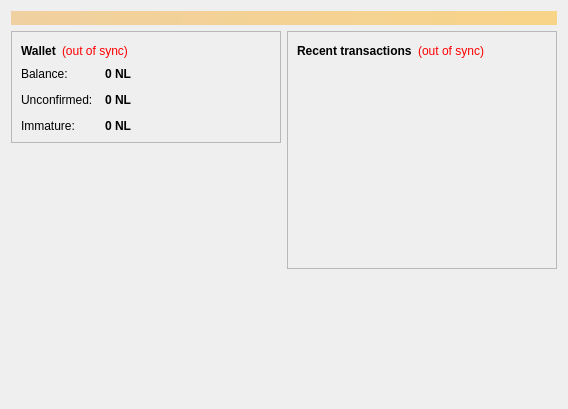
<?xml version="1.0" encoding="UTF-8"?>
<ui version="4.0">
 <class>OverviewPage</class>
 <widget class="QWidget" name="OverviewPage">
  <property name="geometry">
   <rect>
    <x>0</x>
    <y>0</y>
    <width>568</width>
    <height>409</height>
   </rect>
  </property>
  <property name="windowTitle">
   <string>Form</string>
  </property>
  <layout class="QVBoxLayout" name="topLayout">
   <item>
    <widget class="QLabel" name="labelAlerts">
     <property name="visible">
      <bool>false</bool>
     </property>
     <property name="styleSheet">
      <string notr="true">background-color: qlineargradient(x1: 0, y1: 0, x2: 1, y2: 0, stop:0 #F0D0A0, stop:1 #F8D488); color:#000000;</string>
     </property>
     <property name="wordWrap">
      <bool>true</bool>
     </property>
     <property name="margin">
      <number>3</number>
     </property>
    </widget>
   </item>
   <item>
    <layout class="QHBoxLayout" name="horizontalLayout" stretch="1,1">
     <item>
      <layout class="QVBoxLayout" name="verticalLayout_2">
       <item>
        <widget class="QFrame" name="frame">
         <property name="frameShape">
          <enum>QFrame::StyledPanel</enum>
         </property>
         <property name="frameShadow">
          <enum>QFrame::Raised</enum>
         </property>
         <layout class="QVBoxLayout" name="verticalLayout_4">
          <item>
           <layout class="QHBoxLayout" name="horizontalLayout_4">
            <item>
             <widget class="QLabel" name="label_5">
              <property name="font">
               <font>
                <weight>75</weight>
                <bold>true</bold>
               </font>
              </property>
              <property name="text">
               <string>Wallet</string>
              </property>
             </widget>
            </item>
            <item>
             <widget class="QLabel" name="labelWalletStatus">
              <property name="toolTip">
               <string>The displayed information may be out of date. Your wallet automatically synchronizes with the Nanolite network after a connection is established, but this process has not completed yet.</string>
              </property>
              <property name="styleSheet">
               <string notr="true">QLabel { color: red; }</string>
              </property>
              <property name="text">
               <string notr="true">(out of sync)</string>
              </property>
              <property name="alignment">
               <set>Qt::AlignLeading|Qt::AlignLeft|Qt::AlignVCenter</set>
              </property>
             </widget>
            </item>
            <item>
             <spacer name="horizontalSpacer_2">
              <property name="orientation">
               <enum>Qt::Horizontal</enum>
              </property>
              <property name="sizeHint" stdset="0">
               <size>
                <width>40</width>
                <height>20</height>
               </size>
              </property>
             </spacer>
            </item>
           </layout>
          </item>
          <item>
           <layout class="QFormLayout" name="formLayout_2">
            <property name="fieldGrowthPolicy">
             <enum>QFormLayout::AllNonFixedFieldsGrow</enum>
            </property>
            <property name="horizontalSpacing">
             <number>12</number>
            </property>
            <property name="verticalSpacing">
             <number>12</number>
            </property>
            <item row="0" column="0">
             <widget class="QLabel" name="label">
              <property name="text">
               <string>Balance:</string>
              </property>
             </widget>
            </item>
            <item row="0" column="1">
             <widget class="QLabel" name="labelBalance">
              <property name="font">
               <font>
                <weight>75</weight>
                <bold>true</bold>
               </font>
              </property>
              <property name="cursor">
               <cursorShape>IBeamCursor</cursorShape>
              </property>
              <property name="toolTip">
               <string>Your current balance</string>
              </property>
              <property name="text">
               <string notr="true">0 NL</string>
              </property>
              <property name="textInteractionFlags">
               <set>Qt::LinksAccessibleByMouse|Qt::TextSelectableByKeyboard|Qt::TextSelectableByMouse</set>
              </property>
             </widget>
            </item>
            <item row="1" column="0">
             <widget class="QLabel" name="label_3">
              <property name="text">
               <string>Unconfirmed:</string>
              </property>
             </widget>
            </item>
            <item row="1" column="1">
             <widget class="QLabel" name="labelUnconfirmed">
              <property name="font">
               <font>
                <weight>75</weight>
                <bold>true</bold>
               </font>
              </property>
              <property name="cursor">
               <cursorShape>IBeamCursor</cursorShape>
              </property>
              <property name="toolTip">
               <string>Total of transactions that have yet to be confirmed, and do not yet count toward the current balance</string>
              </property>
              <property name="text">
               <string notr="true">0 NL</string>
              </property>
              <property name="textInteractionFlags">
               <set>Qt::LinksAccessibleByMouse|Qt::TextSelectableByKeyboard|Qt::TextSelectableByMouse</set>
              </property>
             </widget>
            </item>
            <item row="2" column="0">
             <widget class="QLabel" name="labelImmatureText">
              <property name="text">
               <string>Immature:</string>
              </property>
             </widget>
            </item>
            <item row="2" column="1">
             <widget class="QLabel" name="labelImmature">
              <property name="font">
               <font>
                <weight>75</weight>
                <bold>true</bold>
               </font>
              </property>
              <property name="toolTip">
               <string>Mined balance that has not yet matured</string>
              </property>
              <property name="text">
               <string notr="true">0 NL</string>
              </property>
              <property name="textInteractionFlags">
               <set>Qt::LinksAccessibleByMouse|Qt::TextSelectableByKeyboard|Qt::TextSelectableByMouse</set>
              </property>
             </widget>
            </item>
           </layout>
          </item>
         </layout>
        </widget>
       </item>
       <item>
        <spacer name="verticalSpacer_3">
         <property name="orientation">
          <enum>Qt::Vertical</enum>
         </property>
         <property name="sizeHint" stdset="0">
          <size>
           <width>20</width>
           <height>40</height>
          </size>
         </property>
        </spacer>
       </item>
       <item>
        <widget class="QLabel" name="Wallet_logo">
         <property name="text">
          <string/>
         </property>
         <property name="pixmap">
          <pixmap resource="../bitcoin.qrc">:/images/wallet_logo</pixmap>
         </property>
         <property name="alignment">
          <set>Qt::AlignCenter</set>
         </property>
        </widget>
       </item>
       <item>
        <spacer name="verticalSpacer">
         <property name="orientation">
          <enum>Qt::Vertical</enum>
         </property>
         <property name="sizeHint" stdset="0">
          <size>
           <width>20</width>
           <height>40</height>
          </size>
         </property>
        </spacer>
       </item>
      </layout>
     </item>
     <item>
      <layout class="QVBoxLayout" name="verticalLayout_3">
       <item>
        <widget class="QFrame" name="frame_2">
         <property name="frameShape">
          <enum>QFrame::StyledPanel</enum>
         </property>
         <property name="frameShadow">
          <enum>QFrame::Raised</enum>
         </property>
         <layout class="QVBoxLayout" name="verticalLayout">
          <item>
           <layout class="QHBoxLayout" name="horizontalLayout_2">
            <item>
             <widget class="QLabel" name="label_4">
              <property name="text">
               <string>&lt;b&gt;Recent transactions&lt;/b&gt;</string>
              </property>
             </widget>
            </item>
            <item>
             <widget class="QLabel" name="labelTransactionsStatus">
              <property name="toolTip">
               <string>The displayed information may be out of date. Your wallet automatically synchronizes with the Nanolite network after a connection is established, but this process has not completed yet.</string>
              </property>
              <property name="styleSheet">
               <string notr="true">QLabel { color: red; }</string>
              </property>
              <property name="text">
               <string notr="true">(out of sync)</string>
              </property>
              <property name="alignment">
               <set>Qt::AlignRight|Qt::AlignTrailing|Qt::AlignVCenter</set>
              </property>
             </widget>
            </item>
            <item>
             <spacer name="horizontalSpacer">
              <property name="orientation">
               <enum>Qt::Horizontal</enum>
              </property>
              <property name="sizeHint" stdset="0">
               <size>
                <width>40</width>
                <height>20</height>
               </size>
              </property>
             </spacer>
            </item>
           </layout>
          </item>
          <item>
           <widget class="QListView" name="listTransactions">
            <property name="styleSheet">
             <string notr="true">QListView { background: transparent; }</string>
            </property>
            <property name="frameShape">
             <enum>QFrame::NoFrame</enum>
            </property>
            <property name="verticalScrollBarPolicy">
             <enum>Qt::ScrollBarAlwaysOff</enum>
            </property>
            <property name="horizontalScrollBarPolicy">
             <enum>Qt::ScrollBarAlwaysOff</enum>
            </property>
            <property name="selectionMode">
             <enum>QAbstractItemView::NoSelection</enum>
            </property>
           </widget>
          </item>
         </layout>
        </widget>
       </item>
       <item>
        <spacer name="verticalSpacer_2">
         <property name="orientation">
          <enum>Qt::Vertical</enum>
         </property>
         <property name="sizeHint" stdset="0">
          <size>
           <width>20</width>
           <height>40</height>
          </size>
         </property>
        </spacer>
       </item>
      </layout>
     </item>
    </layout>
   </item>
  </layout>
 </widget>
 <resources>
  <include location="../bitcoin.qrc"/>
 </resources>
 <connections/>
</ui>
